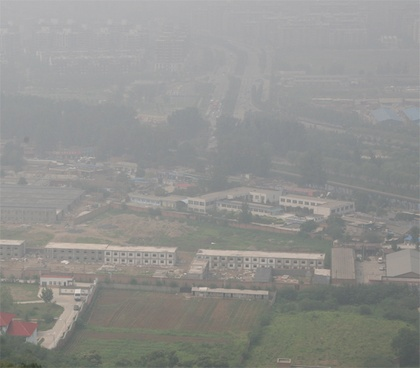
%> input picture Project 3/code/fog1.jpg, 420 x 368 px, shrunk from 600 x 525 before the run
$ octave influence.m   (GNU Octave 9; MATLAB toolbox functions it lacks are replaced by stand-ins)
%> lines starting %> are read from the running program, lines starting %| are printed output that depends on the picture
### Project 3/code/remove_haze.m
function [J, J_dark, J_dark_filtered] = remove_haze(image, window_size, omega)

[m, n, ~] = size(image);

% get dark channel
J_dark = get_dark_channel(image, window_size);

% apply guided filter
r = 4;
res = 0.001;
J_dark_filtered = guided_filter(rgb2gray(image), J_dark, r, res);

% get atmosphere
num_brightest_pixels = floor(m * n * 0.01);
dark_vector = reshape(J_dark_filtered, m * n, 1);
image_vector = reshape(image, m * n, 3);
[~, indices] = sort(dark_vector, 'descend');
brightest_indices = indices(1:num_brightest_pixels);
A = sum(image_vector(brightest_indices, :), 1) / num_brightest_pixels;

% get transmission
A_rep = repmat(reshape(A, [1, 1, 3]), m, n);
t = 1 - omega * get_dark_channel(image ./ A_rep, window_size);

% get radiance
t0 = 0.1;
J = ((image - A_rep) ./ repmat(max(t, t0), 1, 1, 3)) + A_rep;

end

### Project 3/code/get_dark_channel.m
function dark_channel = get_dark_channel(image, window_size)

[m, n, ~] = size(image);

pad_size = floor(window_size/2);
padded_image = padarray(image, [pad_size pad_size], Inf);
dark_channel = zeros(m, n);

for i = 1 : m
    for j = 1 : n
        patch = padded_image(i:i+window_size-1, j:j+window_size-1, :);
        dark_channel(i, j) = min(patch(:));
     end
end

end

### Project 3/code/guided_filter.m
function q = guided_filter(I, p, r, eps)

[m, n] = size(I);

N = window_sum_filter(ones(m, n), r);

mean_I = window_sum_filter(I, r) ./ N;
mean_p = window_sum_filter(p, r) ./ N;

corr_II = window_sum_filter(I .* I, r) ./ N;
corr_Ip = window_sum_filter(I .* p, r) ./ N;

var_I = corr_II - mean_I .* mean_I;
cov_Ip = corr_Ip - mean_I .* mean_p;

a = cov_Ip ./ (var_I + eps);
b = mean_p - a .* mean_I;

mean_a = window_sum_filter(a, r) ./ N;
mean_b = window_sum_filter(b, r) ./ N;

q = mean_a .* I + mean_b;

end

### Project 3/code/window_sum_filter.m
function result = window_sum_filter(image, r)

% result(x, y) = = sum(sum(image(x-r:x+r, y-r:y+r)));

[m, n] = size(image);
result = zeros(m, n);

% Y axis
im_cum = cumsum(image, 1);

result(1:r+1, :) = im_cum(1+r:2*r+1, :);
result(r+2:m-r, :) = im_cum(2*r+2:m, :) - im_cum(1:m-2*r-1, :);
result(m-r+1:m, :) = repmat(im_cum(m, :), [r, 1]) - im_cum(m-2*r:m-r-1, :);

% X axis
im_cum = cumsum(result, 2);

result(:, 1:r+1) = im_cum(:, 1+r:2*r+1);
result(:, r+2:n-r) = im_cum(:, 2*r+2:n) - im_cum(:, 1:n-2*r-1);
result(:, n-r+1:n) = repmat(im_cum(:, n), [1, r]) - im_cum(:, n-2*r:n-r-1);

end

### Project 3/code/influence.m
clc;
clear;

image1 = double(imread('fog1.jpg'));
image2 = double(imread('fog2.jpg'));
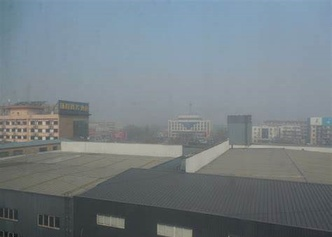
%> input picture Project 3/code/fog2.jpg, 332 x 237 px, shrunk from 474 x 338 before the run

% window size
figure(1);

subplot(4, 3, 1);
imshow(uint8(image1));
title('original image');

% window_size = 3, 9, 15, 21, 27
for window_size = 3:6:27
    result1 = remove_haze(image1, window_size, 0.95);
    subplot(4, 3, (window_size+3)/6+1);
    imshow(uint8(result1));
    title(sprintf('window_size=%d', window_size), 'Interpreter', 'none');
end
%> this loop made 5 passes
%> A in remove_haze on passes 1 to 5: [180 180 181.9], [179.5 179.5 181.5], [179.5 179.5 181.5], [179.4 179.5 181.5], [179.4 179.4 181.4]
%> pass 1, in window_sum_filter (call 2), `im_cum = cumsum(result, 2);`:
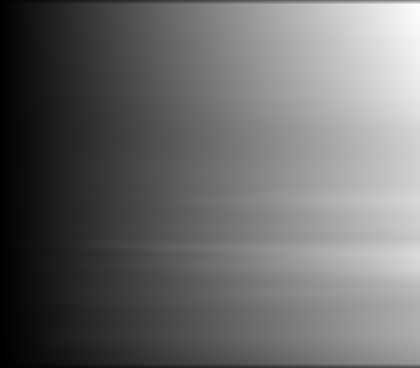
%> im_cum: size 368x420 double; min 446.6, max 663657.9, mean 278430.2; drawn with min black and max white

subplot(4, 3, 7);
imshow(uint8(image2));
title('original image');

% window_size = 3, 9, 15, 21, 27
for window_size = 3:6:27
    result2 = remove_haze(image2, window_size, 0.95);
    subplot(4, 3, (window_size+3)/6+7);
    imshow(uint8(result2));
    title(sprintf('window_size=%d', window_size), 'Interpreter', 'none');
end
%> this loop made 5 passes
%> A in remove_haze on passes 1 to 5: [172.8 172.7 162.1], [147 156.8 165], [146.8 156.8 164.9], [146.6 156.4 164.9], [146.4 156.3 164.9]
%> pass 1, in remove_haze (call 6), `J_dark = get_dark_channel(image, window_size);`:
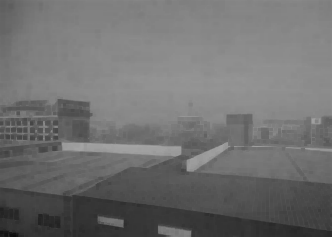
%> J_dark: size 237x332 double; min 13, max 165, mean 111.6
%> pass 1, in window_sum_filter (call 37), `im_cum = cumsum(image, 1);`:
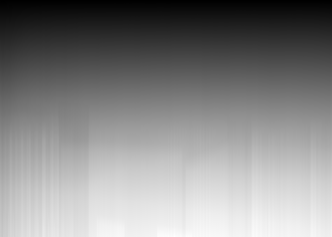
%> im_cum: size 237x332 double; min 120.9, max 31539.9, mean 16755.3; drawn with min black and max white
%> pass 1, in window_sum_filter (call 37), `im_cum = cumsum(result, 2);`:
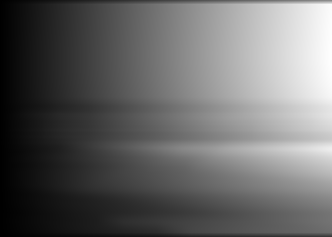
%> im_cum: size 237x332 double; min 185.9, max 453325.7, mean 182725.8; drawn with min black and max white
%> after the loop:
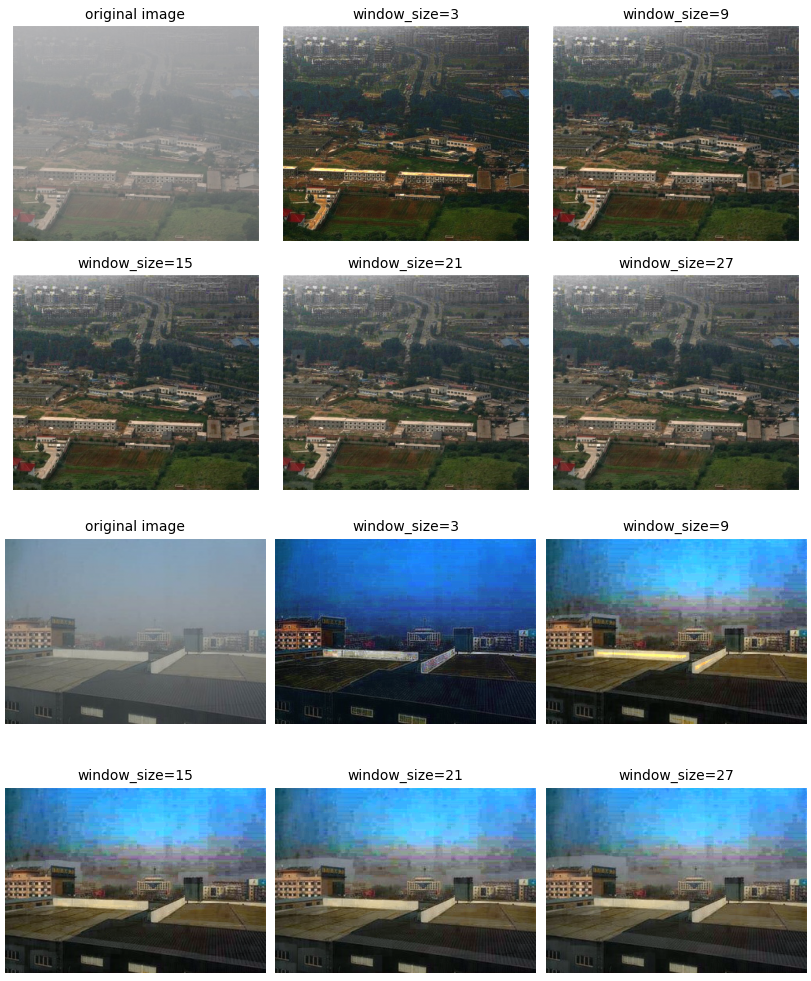
%> figure redrawn from the program's plot data, 12 panels

saveas(gcf, 'window_size.jpg');

% omega
figure(2);

subplot(4, 3, 1);
imshow(uint8(image1));
title('original image');

% omega = 0.15, 0.35, 0.55, 0.75, 0.95
for i = 1 : 5
    omega = 0.15+(i-1)*0.2;
%> (the run ends here)
